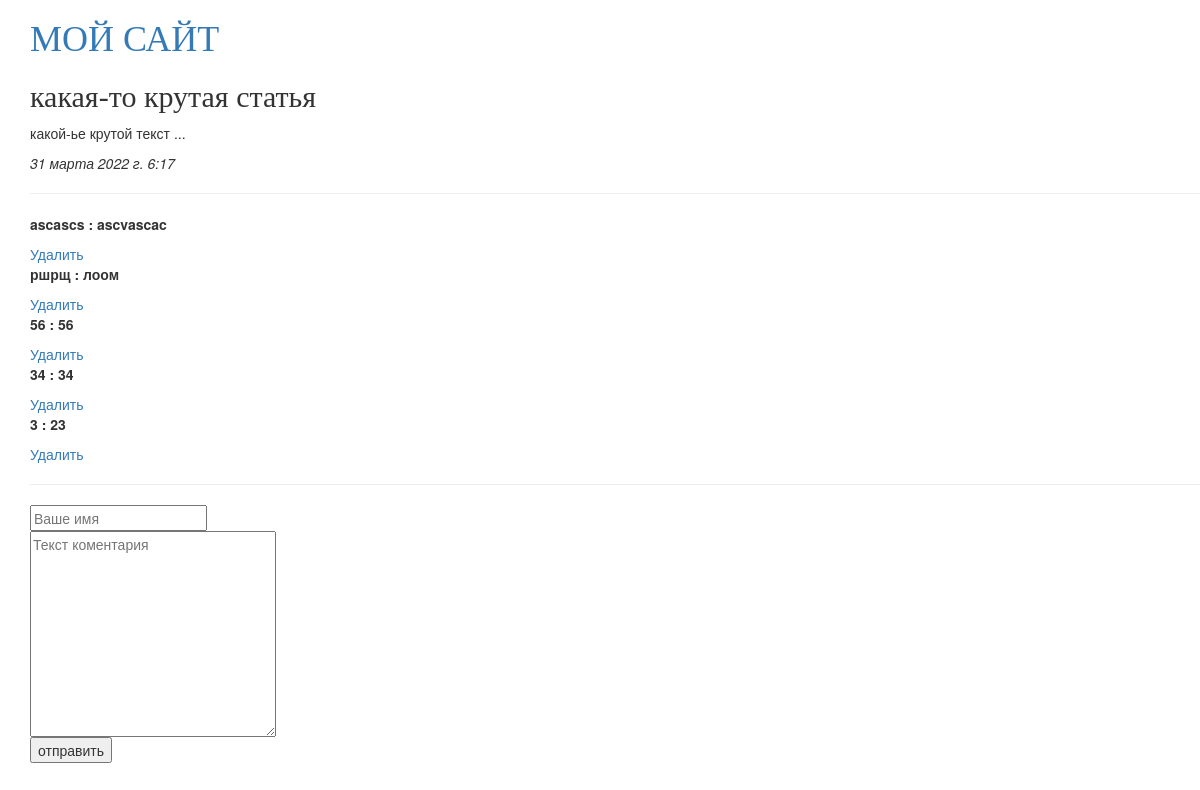
/1/, run on the app's committed database.
### myfirst/apps/articles/models.py (models this page shows, shortened)
class Article(models.Model):
    article_title = models.CharField('название статьи', max_length = 200)
    article_text = models.TextField('текст статьи')
    pub_date = models.DateTimeField('дата публикации')
    '''cat = models.ForeignKey('Comment', on_delete = models.CASCADE, null = True)'''
    def was_published_recenyly(self):
        return self.pub_date >= (timezone.now() - datetime.timedelta(days = 7))
    class Meta:
        verbose_name = 'Статья'
        verbose_name_plural = 'Статьи'

class Comment(models.Model):
    article = models.ForeignKey(Article, on_delete = models.CASCADE)
    author_name = models.CharField('имя автора', max_length = 50)
    comment_text = models.TextField('текст коментария', max_length = 200)

### myfirst/apps/articles/views.py (the view)
# urls.py: path('<int:article_id>/', views.detail, name = 'detail'),
def detail(request, article_id):
    try:
        a = Article.objects.get( id = article_id )
    except:
        raise Http404("Статья не найдена")
    latest_comment_list = a.comment_set.order_by('-id')[:10]
    return render(request, 'articles/detail.html', {'article': a, 'latest_comment_list': latest_comment_list})

### myfirst/templates/articles/detail.html (shortened to what this page needs)
{% extends 'base.html' %}
{% block content %}
<h2>{{article.article_title}}</h2>
<p>{{article.article_text}}</p>
<em>{{article.pub_date}}</em>
<hr>
{% if latest_comment_list %}
    {% for c in latest_comment_list %}
        <p>
          <strong>{{c.author_name }} :</strong>
          <strong>{{c.comment_text}}</strong>
        </p>
        <a href="{{ c.id }}" method="POST" onclick="return confirm('Вы уверены, что хотите удалить этот комментарий?')">Удалить</a>
    {% endfor %}
{% else %}
Коментарии не найдены! Станьте первым ;)
{% endif %}
<hr>
<form action="{% url 'articles:leave_comment' article.id %}" method="POST">
    <input type="text" required placeholder="Ваше имя" name="name" id="name"><br>
    <textarea name="text" required="" placeholder="Текст коментария" rows="10" cols="30" id="text"></textarea><br>
    <input type="submit" value="отправить">
</form>
{% endblock %}

### myfirst/static/css/style.css (style rules this page uses)
body { padding-left: 30px; }
h1, h2, h3, h4 { font-family: 'Lobster', cursive; }

### data on the page
Article: article_title "какая-то крутая статья", article_text "какой-ье крутой текст ...", pub_date "31 марта 2022 г. 6:17"
Comment: author_name "ascascs", comment_text "ascvascac"
Comment: author_name "ршрщ", comment_text "лоом"
Comment: author_name "56", comment_text "56"
Comment: author_name "34", comment_text "34"
Comment: author_name "3", comment_text "23"
